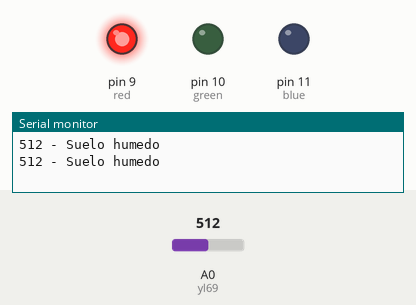
A sketch run on a simulated Arduino Uno, built with avr-gcc and run on an emulated ATmega328P. Parts: output pins drawn as LEDs (lit = HIGH), the last lines printed to the serial monitor. The test bench sets the inputs (shaded band); at power-on: A0 (yl69) = 512.

Above: at 1.8 s.
1.9 s: A0 (yl69) set to 583
3.4 s: A0 (yl69) set to 616
At 4.8 s:
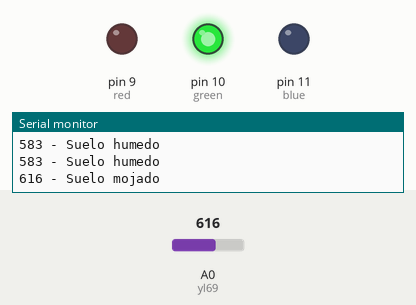
5.5 s: A0 (yl69) set to 360
At 6.4 s:
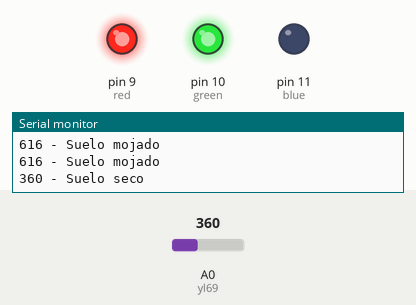
7.5 s: A0 (yl69) set to 381
At 9.2 s:
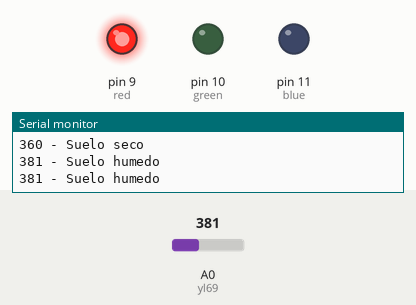
9.5 s: A0 (yl69) set to 1010
At 10.7 s:
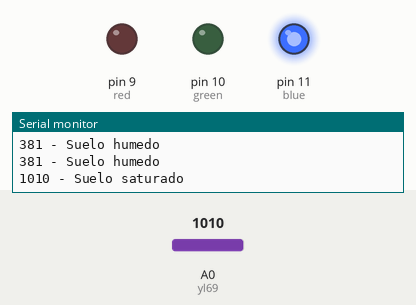
11.5 s: A0 (yl69) set to 981
At 12.3 s:
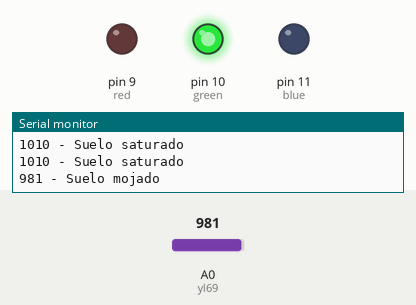
Timing chart, 0 to 14.5 s (numbered marks = the images above; inputs shaded):
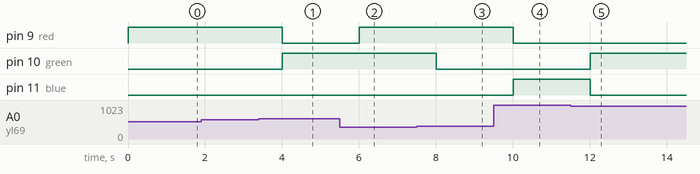

The sketch:

TP2EJ5.ino
```cpp
/* 5. Utilice el sensor de humedad de suelo yl-69, cree una escala de cuatro valores (seco, húmedo, mojado, saturado)
 debe también representarla de manera cromática con cuatro led. Para probarla utilice algún mate de la clase.*/

void setup()
{
  Serial.begin(9600);
  pinMode(A0, INPUT);//yl69
  pinMode(9, OUTPUT);//red
  pinMode(10, OUTPUT);//green
  pinMode(11, OUTPUT);//blue
}

void loop()
{
  int humedad = analogRead(A0);
  Serial.print(humedad);
  Serial.print(" - ");
  rangosuelo(humedad);
  delay(1000);
}

void rangosuelo(int humedad){
  if(humedad >= 1000) {
   Serial.println("Suelo saturado");
   analogWrite(11, 255);
   analogWrite(10, 0);
   analogWrite(9, 0);
  }
  if(humedad < 1000 && humedad >= 600) {
   Serial.println("Suelo mojado");
   analogWrite(10, 255);
   analogWrite(11, 0);
   analogWrite(9, 0);
  }
  if(humedad < 600 && humedad >= 370) {
   Serial.println("Suelo humedo");
   analogWrite(9, 255);
   analogWrite(10, 0);
   analogWrite(11, 0);
  }
  if(humedad < 370) {
   Serial.println("Suelo seco");
   analogWrite(9, 255);
   analogWrite(10, 255);
   analogWrite(11, 0);
  }
}
```

Measured:
- the behaviour switches between 599 and 600 on A0 (yl69) (found by bisection; images 0 and 1)
- the behaviour switches between 369 and 370 on A0 (yl69) (found by bisection; images 2 and 3)
- the behaviour switches between 1000 and 999 on A0 (yl69) (found by bisection; images 4 and 5)
- after the input at 3.4 s, pin 9 (red): HIGH → LOW after 0.60 s; pin 10 (green): LOW → HIGH after 0.60 s
- after the input at 5.5 s, pin 9 (red): LOW → HIGH after 0.50 s
- after the input at 7.5 s, pin 10 (green): HIGH → LOW after 0.50 s
- after the input at 9.5 s, pin 9 (red): HIGH → LOW after 0.51 s; pin 11 (blue): LOW → HIGH after 0.51 s
- after the input at 11.5 s, pin 10 (green): LOW → HIGH after 0.51 s; pin 11 (blue): HIGH → LOW after 0.51 s
